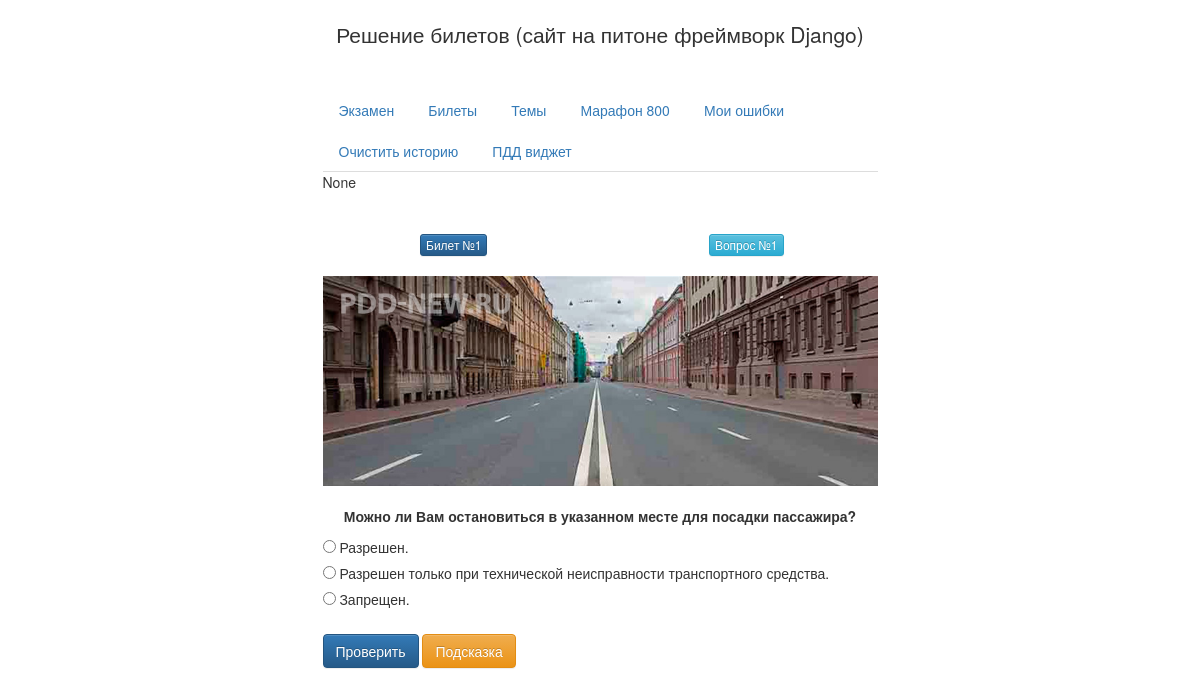
The page /tickets/1/ on the database its author committed.
### tickets/models.py (models this page shows, shortened)
class Question(models.Model):
    ticket = models.ForeignKey(Ticket,
        related_name='questions',
        on_delete = models.CASCADE,
        )
    theme = models.ForeignKey(Theme,
        related_name='questions',
        on_delete = models.CASCADE,
        )
    image = models.ImageField(upload_to='tickets_img/',
                                blank=True, null=True, default=None,)
    question = models.CharField(max_length = 1000,)

class Ticket(models.Model):
    tick_number = models.IntegerField()
    drive_category = models.CharField(max_length = 500, choices = DRIVE_CATEGORY,)

class Choice(models.Model):
    question = models.ForeignKey(Question,
        related_name='choice_set',
        on_delete = models.CASCADE,
        )
    choice_text = models.CharField(max_length=1000)
    choice_status = models.BooleanField(default = False)

### tickets/views.py (the view)
# urls.py: url(r'^(?P<pk>[\d-]+)/$', QuestionDetailView.as_view(), name='question_detail'),
class QuestionDetailView(DetailView):
    model = Question
    template_name = 'tickets/question_detail.html'
    context_object_name = 'question'
    def get_context_data(self, *args, **kwargs):
        context = super(QuestionDetailView, self).get_context_data(*args, **kwargs)
        stars = Stars( self.request )
        context['stars'] = stars.stars
        nav_tab = self.request.session.get('nav_tab')
        context['nav_tab'] = nav_tab
        if nav_tab == 'ticket':
            qs = self.object.ticket.questions.all()
        elif nav_tab == 'theme':
            qs = self.object.theme.questions.all()
        else:
            errors = ErrorsPdd(self.request)
            qs = errors.errors.keys()
        n = len(qs) - len(stars.stars)
        context['grey_stars'] = [None for i in range(n)]
        return context

### tickets/templates/tickets/question_detail.html (shortened to what this page needs)
{% extends "base/__base.html" %}
{% block progressbar %}
{% include 'base/includes/_star_progress_bar.html' %}
{% endblock progressbar %}
{% block content %}
<br>
	<div class="row">
	<div class="col-xs-6 text-center"><button type="button" class="btn btn-primary btn-xs">Билет №{{ question.ticket.id }}</button></div>
	<div class="col-xs-6 text-center"><button type="button" class="btn btn-info btn-xs">Вопрос №{{ question.id }}</button></div>
	</div>
	<br>
	{% if question.image %}<img class="img-responsive" src="{{ question.image.url }}">{% endif %}
	<br>
	<p class="text-center"><strong>{{ question.question }}</strong></p>
	<form action="{% url 'tickets:pdddataAdd' question.id %}" method="post">
	{% for choice in question.choice_set.all %}
	   <input class="pdd-ticket-input {% if choice.choice_status %}right-ans{% else %}wrong-ans{% endif %}" id="choice{{ forloop.counter }}" type="radio" name="choice" value="{{ choice.id }}" />
	    <label class="pdd-label {% if choice.choice_status %}right-ans{% else %}wrong-ans{% endif %}" for="choice{{ forloop.counter }}">{{ choice.choice_text }}</label><br />
	{% endfor %}
	<br>
		<input class="btn btn-primary pdd-pass-button" type="button" value="Проверить">
		<input class="btn btn-warning" type="button" value="Подсказка">
	</form>
{% endblock content %}

### templates/base/__base.html (shortened to what this page needs)
<!DOCTYPE html>
{% load static %}
<html lang="en">
  <head>
    <link rel="stylesheet" href="https://maxcdn.bootstrapcdn.com/bootstrap/3.3.7/css/bootstrap.min.css">
    <link rel="stylesheet" href="https://maxcdn.bootstrapcdn.com/bootstrap/3.3.7/css/bootstrap-theme.min.css">
    <link href="{% static 'css/pdd-css.css' %}" rel="stylesheet">
  </head>
  <body>
    <div class="container-fluid">
      <div class='col-sm-6 col-sm-offset-3'>
        <h1 class='text-center lead'>Решение билетов (сайт на питоне фреймворк Django)</h1>
        <br>
        {% include 'base/includes/_pdd_nav.html' %}
        {% block progressbar %}{% endblock progressbar %}
        {% block content %}{% endblock content %}
      </div>
    </div>
  </body>
</html>

### templates/base/includes/_pdd_nav.html
<ul class="nav nav-tabs">
  <li role="presentation" ><a href="#">Экзамен</a></li>
  {% url 'tickets:ticket_list' as tickets %}
  <li role="presentation"  {% if nav_tab == 'ticket' or current_url == tickets %}class="active"{% endif %}><a href="{% url 'tickets:ticket_list'%}">Билеты</a></li>
  {% url 'tickets:theme_list' as theme %}
  <li role="presentation" {% if nav_tab == 'theme' or current_url == theme %}class="active"{% endif %}><a href="{% url 'tickets:theme_list'%}">Темы</a></li>
  <li role="presentation" ><a href="#">Марафон 800</a></li>
  {% url 'tickets:errors' as errors %}
  <li role="presentation" {% if nav_tab == 'errors' or current_url == errors %}class="active"{% endif %}><a href="{% url 'tickets:errors' %}">Мои ошибки</a></li>
  <li role="presentation" class='hidden-xs'><a href="{% url 'tickets:pdddataClear'%}">Очистить историю</a></li>
  <li role="presentation" class='hidden-xs'><a href="#">ПДД виджет</a></li>
</ul>
{{nav_tab}}

### templates/base/includes/_star_progress_bar.html (shortened to what this page needs)
<div class="row">
<br>
</div>

### static/css/pdd-css.css (style rules this page uses)
.pdd-label { font-weight: 400; display: inline-table; }

### rows shown on the page
Question: ticket.id "1", id "1", image (picture), question "Можно ли Вам остановиться в указанном месте для посадки пассажира?"
Choice: choice_status "☐ Разрешен.", choice_text "Разрешен."
Choice: choice_status "☐ Разрешен только при техническо", choice_text "Разрешен только при технической неисправности транспортного средства."
Choice: choice_status "☐ Запрещен.", choice_text "Запрещен."

### other values the page prints
{{ nav_tab }} "None"
